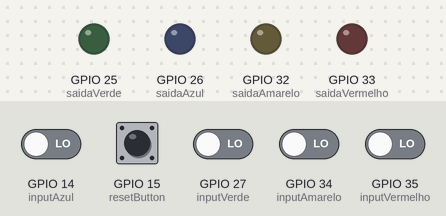
A sketch run on a simulated ESP32. Parts: output pins drawn as LEDs (lit = HIGH). The inputs (shaded band) are chosen by the test bench; at power-on: GPIO 14 (inputAzul), GPIO 15 (resetButton), GPIO 27 (inputVerde), GPIO 34 (inputAmarelo), GPIO 35 (inputVermelho) LOW. Random numbers use the default seed unless the sketch sets one.

Above: at 1.8 s.
1.9 s: GPIO 34 (inputAmarelo) driven HIGH
At 3.7 s:
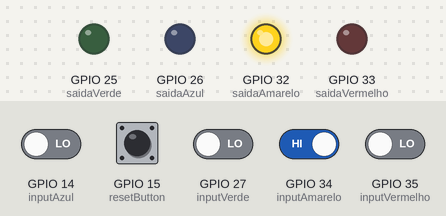
At 4.6 s:
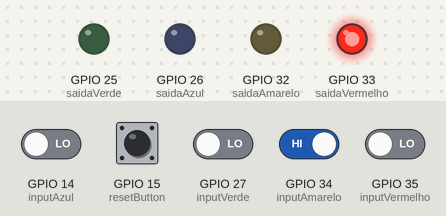
4.9 s: GPIO 35 (inputVermelho) driven HIGH
7.9 s: GPIO 35 (inputVermelho) driven LOW
At 9.2 s:
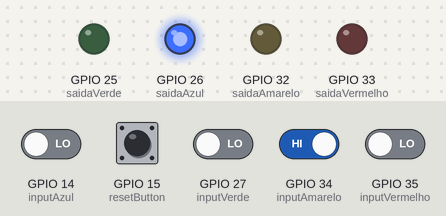
10.9 s: GPIO 15 (resetButton) pulled HIGH for 0.15 s
Timing chart, 0 to 14.9 s (numbered marks = the images above; inputs shaded):
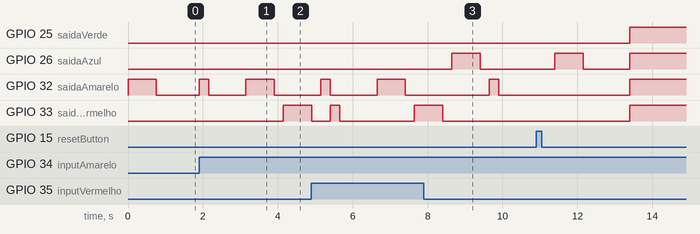

The sketch:

simonGame.ino
```cpp
// variáveis de estado
int listaDeLeds[30];
int tamanhoAtualDaLista = 0;
bool perdeu = false;
// pinos
int saidaAmarelo = 32;
int saidaVermelho = 33;
int saidaVerde = 25;
int saidaAzul = 26;
int inputAmarelo = 34;
int inputVermelho = 35;
int inputVerde = 27;
int inputAzul = 14;
int resetButton = 15;

void adicionaSequencia(int *lista, int &tamanho){
  // Sorteia um número randômico de 1 a 4
  int proximoNumero = random(1, 5);
  // Converte o número de 1 a 4 para os valores dos pinos
  switch (proximoNumero){
    case 1:
      lista[tamanho] = saidaAmarelo;
      break;
    case 2:
      lista[tamanho] = saidaVermelho;
      break;
    case 3:
      lista[tamanho] = saidaVerde;
      break;
    case 4:
      lista[tamanho] = saidaAzul;
      break;
  }
  // Adiciona 1 ao contador de quantidade de elementos na lista
  (tamanho)++;
}

void exibePadrao(){
  // Exibe a sequência
  for(int i = 0; i < tamanhoAtualDaLista; i++){
    if(listaDeLeds[i]){
      digitalWrite(listaDeLeds[i], HIGH);
      delay(750);
      digitalWrite(listaDeLeds[i], LOW);
      delay(250);
    }
  }
}

void verificaInput(){
  // Variável para guardar quantos inputs já foram enviados nessa rodada
  int numeroDeInputs = 0;
  while (numeroDeInputs < tamanhoAtualDaLista){
    // Os ifs a seguir começam com a lógica de chamar o game over caso o input seja incorreto, e a seguir lidam com o input correto, acendendo o Led
    if (digitalRead(inputAmarelo)){
      if (!(listaDeLeds[numeroDeInputs] == saidaAmarelo)){
        perdeu = true;
        break;
      }
      digitalWrite(saidaAmarelo, HIGH);
      delay(250);
      digitalWrite(saidaAmarelo, LOW);
      numeroDeInputs++;
    }
    if (digitalRead(inputVermelho)){
      if (!(listaDeLeds[numeroDeInputs] == saidaVermelho)){
        perdeu = true;
        break;
      }
      digitalWrite(saidaVermelho, HIGH);
      delay(250);
      digitalWrite(saidaVermelho, LOW);
      numeroDeInputs++;
    }
    if (digitalRead(inputVerde)){
      if (!(listaDeLeds[numeroDeInputs] == saidaVerde)){
        perdeu = true;
        break;
      }
      digitalWrite(saidaVerde, HIGH);
      delay(250);
      digitalWrite(saidaVerde, LOW);
      numeroDeInputs++;
    }
    if (digitalRead(inputAzul)){
      if (!(listaDeLeds[numeroDeInputs] == saidaAzul)){
        perdeu = true;
        break;
      }
      digitalWrite(saidaAzul, HIGH);
      delay(250);
      digitalWrite(saidaAzul, LOW);
      numeroDeInputs++;
    }
  }
  delay(1000);
}

// Caso o botão de reset seja pressionado, reinicia o contador de tamanho da lista de leds, apaga todos os leds e atualiza a variavel perdeu para verdadeira
void checkResetButton(){
  if (digitalRead(resetButton)){
    tamanhoAtualDaLista = 0;
    digitalWrite(saidaAmarelo, LOW);
    digitalWrite(saidaVermelho, LOW);
    digitalWrite(saidaVerde, LOW);
    digitalWrite(saidaAzul, LOW);
    delay(500);
    perdeu = false;
  }
}

void setup() {
  // Configura o serial:
  Serial.begin(9600);
  // Garante que o random seja de fato randômico
  randomSeed(analogRead(0));
  // Configura os pinos de saída
  pinMode(saidaAmarelo, OUTPUT);
  pinMode(saidaVermelho, OUTPUT);
  pinMode(saidaVerde, OUTPUT);
  pinMode(saidaAzul, OUTPUT);
  // Configura os pinos de input
  pinMode(inputAmarelo, INPUT);
  pinMode(inputVermelho, INPUT);
  pinMode(inputVerde, INPUT);
  pinMode(inputAzul, INPUT);
  pinMode(resetButton, INPUT);
}

void loop() {
  if(perdeu){
    // Acende todos os leds para indicar a derrota e fica checando se o resetButton foi apertado, para reiniciar
    digitalWrite(saidaAmarelo, HIGH);
    digitalWrite(saidaVermelho, HIGH);
    digitalWrite(saidaVerde, HIGH);
    digitalWrite(saidaAzul, HIGH);
    checkResetButton();
  } else{
    /*
  Lógica:
  Sorteia o próximo LED
  Exibe a sequência
  Verifica input do jogador
  */
    adicionaSequencia(listaDeLeds, tamanhoAtualDaLista);
    exibePadrao();
    verificaInput();
  }
}
```

Measured:
- after the input at 1.9 s, GPIO 32 (saidaAmarelo): LOW → HIGH at once, → LOW 0.25 s later, → HIGH 1.0 s later, → LOW 0.75 s later; GPIO 33 (saidaVermelho): LOW → HIGH after 2.3 s
